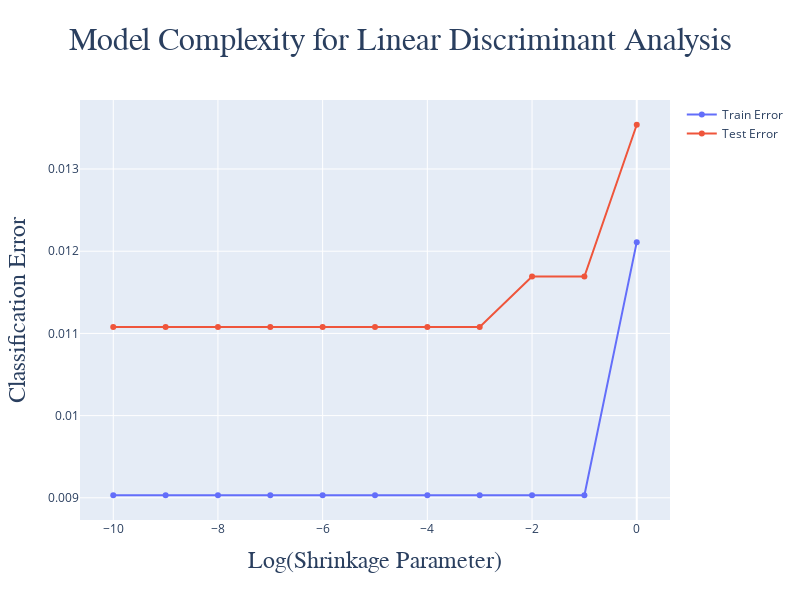

Notebook source saved alongside this figure:
### Markdown cell above
# Model Compexity

### Code cell
shrinkage_range = [ 10**i for i in range(-10, 1) ]

train_errors = []
test_errors = []

for shrinkage in shrinkage_range:
    lda = LinearDiscriminantAnalysis(solver = 'lsqr', shrinkage = shrinkage)
    lda.fit(x_train, y_train)
    train_errors.append(1 - lda.score(x_train, y_train))
    test_errors.append(1 - lda.score(x_test, y_test))

fig = go.Figure()

fig.add_trace(
    go.Scatter(
    x = [ i for i in range(-10, 1) ], y = train_errors,
    mode = 'lines+markers',
    name = 'Train Error'
    )
)

fig.add_trace(
    go.Scatter(
    x = [ i for i in range(-10, 1) ], y = test_errors,
    mode = 'lines+markers',
    name = 'Test Error'
    )
)

fig.update_layout(
    title = {
        'text': 'Model Complexity for Linear Discriminant Analysis',
        'font': {
            'size': 32, 'family': 'Gulliver'
        },
        'x': 0.5
    }, 
    width = 800, height = 600,
    xaxis_title = {
        'text': 'Log(Shrinkage Parameter)',
        'font': {
            'size': 24, 'family': 'Gulliver'
        },
    },
    yaxis_title = {
        'text': 'Classification Error',
        'font': {
            'size': 24, 'family': 'Gulliver'
        },
    }
)

fig.show()

### Figure 1 — Plotly figure (JSON) as saved in the notebook; plotly's stock layout.template omitted (floating-point values rounded to 4 significant figures)
{"data": [{"mode": "lines+markers", "name": "Train Error", "type": "scatter", "x": [-10, -9, -8, -7, -6, -5, -4, -3, -2, -1, 0], "y": [0.009031, 0.009031, 0.009031, 0.009031, 0.009031, 0.009031, 0.009031, 0.009031, 0.009031, 0.009031, 0.01211]}, {"mode": "lines+markers", "name": "Test Error", "type": "scatter", "x": [-10, -9, -8, -7, -6, -5, -4, -3, -2, -1, 0], "y": [0.01108, 0.01108, 0.01108, 0.01108, 0.01108, 0.01108, 0.01108, 0.01108, 0.01169, 0.01169, 0.01354]}], "layout": {"height": 600, "title": {"font": {"family": "Gulliver", "size": 32}, "text": "Model Complexity for Linear Discriminant Analysis", "x": 0.5}, "width": 800, "xaxis": {"title": {"font": {"family": "Gulliver", "size": 24}, "text": "Log(Shrinkage Parameter)"}}, "yaxis": {"title": {"font": {"family": "Gulliver", "size": 24}, "text": "Classification Error"}}}}
